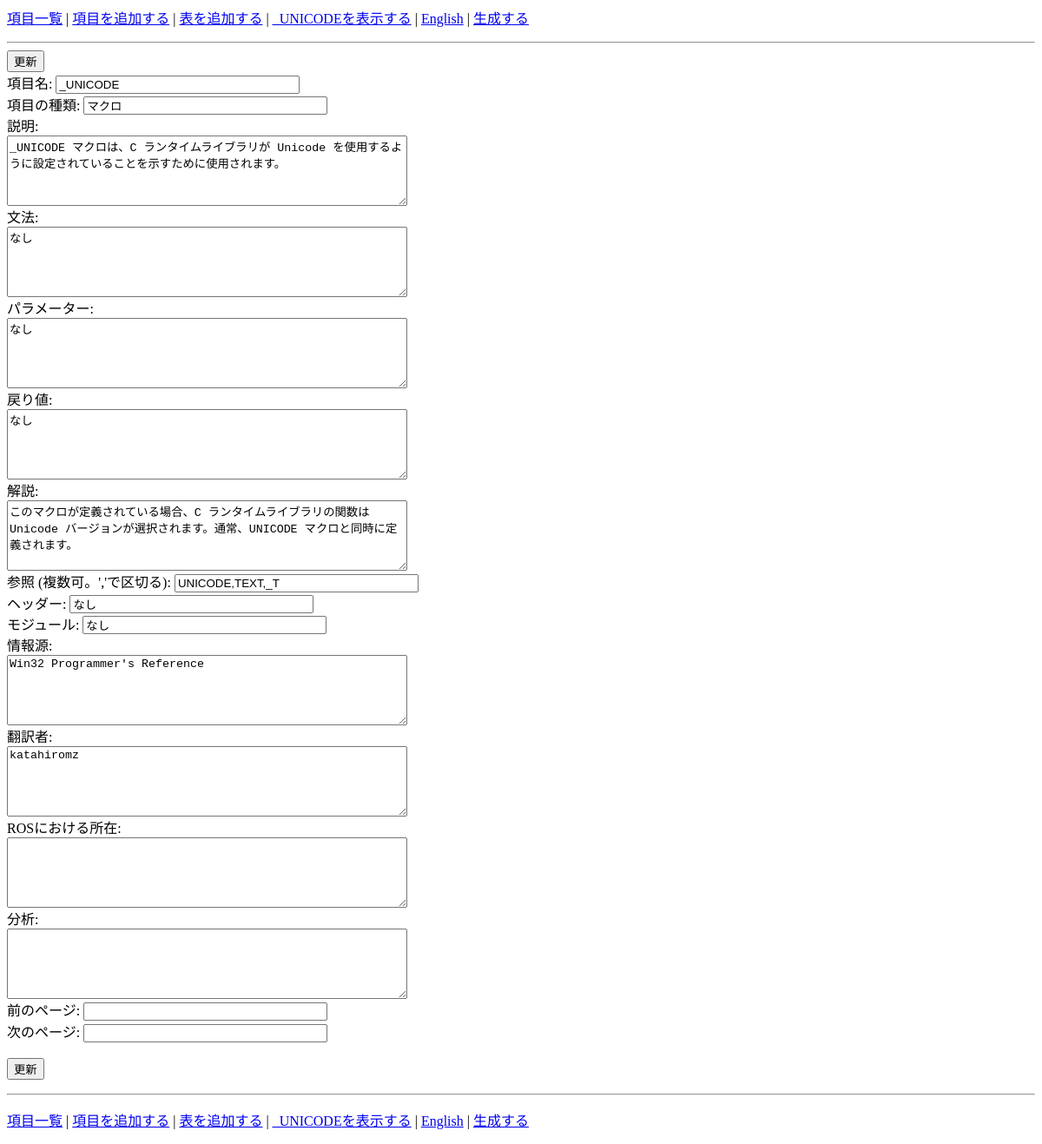
The page /edit_entry.php?entry_name=_UNICODE on the database as committed earlier.
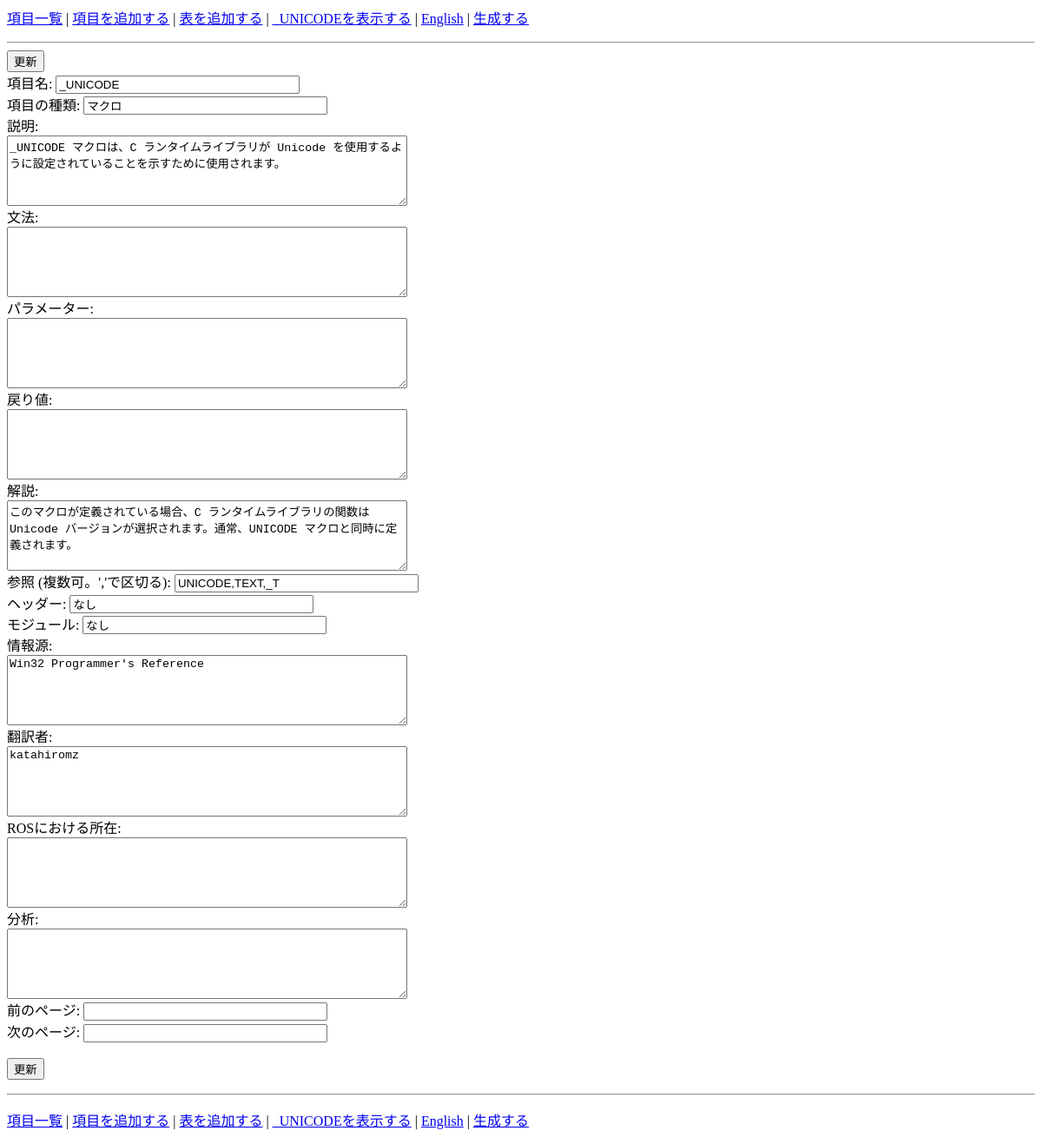
The same page on the database as committed later.
### tables this page shows
CREATE TABLE `entries` (
  `entry_name` varchar(60) NOT NULL,
  `entry_type` varchar(32) NOT NULL,
  `description` varchar(8192) DEFAULT NULL,
  `syntax` varchar(2048) DEFAULT NULL,
  `parameters` varchar(2048) DEFAULT NULL,
  `return_value` varchar(1024) DEFAULT NULL,
  `remarks` varchar(4096) DEFAULT NULL,
  `see_also` varchar(2048) DEFAULT NULL,
  `added_time` timestamp NOT NULL DEFAULT current_timestamp(),
  `modified_time` timestamp NOT NULL DEFAULT current_timestamp(),
  `header` varchar(128) DEFAULT NULL,
  `modules` varchar(128) DEFAULT NULL,
  `sources` varchar(256) DEFAULT NULL,
  `translators` varchar(128) DEFAULT NULL,
  `ros_location` varchar(256) DEFAULT NULL,
  `analysis` varchar(512) DEFAULT NULL,
  `prev_page` varchar(64) NOT NULL,
  `next_page` varchar(64) NOT NULL
);

### edit_entry.php (the view, shortened to what this page needs)
<?php
function get_field($name) {
	global $assoc;
	if (isset($assoc) && isset($assoc[$name])) {
		return htmlspecialchars($assoc[$name]);
	}
	return NULL;
}
$names = array(
	'entry_name',
	'entry_type',
	'description',
	'syntax',
	'parameters',
	'return_value',
	'remarks',
	'see_also',
	'header',
	'modules',
	'sources',
	'translators',
	'ros_location',
	'analysis',
	'prev_page',
	'next_page'
);
if (isset($_POST["tepo"]) && $_POST["tepo"] == "don") {
	$values = get_values($names);
	$mysqli = new mysqli("localhost", "root");
	if ($mysqli) {
		$mysqli->set_charset("utf8");
		$mysqli->select_db(constant('DB_NAME'));
		$q = "UPDATE entries SET ";
		$assoc = array();
		$i = 0;
		foreach ($values as $key => $value) {
			if ($i != 0) {
				$q .= ", ";
			}
			$q .= $key;
			$q .= "='";
			$q .= $mysqli->real_escape_string($value);
			$q .= "'";
			$assoc[$key] = $value;
			$i++;
		}
		$q .= "WHERE entry_name='";
		$q .= $mysqli->real_escape_string($_GET["entry_name"]);
		$q .= "'";
		if ($mysqli->query($q)) {
			echo "更新されました。";
		} else {
			echo $mysqli->error;
		}
		$mysqli->close();
	} else {
		echo "cannot connect";
	}
} else {
	$mysqli = new mysqli("localhost", "root");
	if ($mysqli) {
		$mysqli->set_charset("utf8");
		$mysqli->select_db(constant('DB_NAME'));
		$q = "SELECT ";
		$i = 0;
		foreach ($names as $name) {
			if ($i != 0) {
				$q .= ", ";
			}
			$q .= $name;
			$i++;
		}
		$q .= " FROM entries ";
		$q .= "WHERE entry_name='";
		$q .= $mysqli->real_escape_string($_GET["entry_name"]);
		$q .= "'";
		$result = $mysqli->query($q);
		if ($result) {
			$assoc = $result->fetch_array(MYSQLI_ASSOC);
		} else {
			echo $mysqli->error;
		}
	} else {
		echo "cannot connect";
	}
}
?><html><head>
</head>
<body>
<p>
	<a href="entries.php">項目一覧</a> |
	<a href="add_entry.php">項目を追加する</a> |
	<a href="add_table.php">表を追加する</a> |
	<a href="show_entry.php?entry_name=<?= $_GET["entry_name"] ?>"><?= $_GET["entry_name"] ?>を表示する</a> |
	<a href="../en/edit_entry.php?entry_name=<?= $_GET["entry_name"] ?>">English</a> |
	<a href="generate.php">生成する</a>
</p>
<hr />
<form method="POST">
<input type="submit" value="更新" />
<br />
項目名: <input type="text" size="32" name="entry_name" value="<?= get_field("entry_name");?>" /><br />
項目の種類: <input type="text" size="32" name="entry_type" value="<?= get_field("entry_type");?>" /><br />
説明:<br />
<textarea rows="5" cols="55" name="description"><?= get_field("description");?></textarea><br />
文法:<br />
<textarea rows="5" cols="55" name="syntax"><?= get_field("syntax");?></textarea><br />
パラメーター:<br />
<textarea rows="5" cols="55" name="parameters"><?= get_field("parameters");?></textarea><br />
戻り値:<br />
<textarea rows="5" cols="55" name="return_value"><?= get_field("return_value");?></textarea><br />
解説:<br />
<textarea rows="5" cols="55" name="remarks"><?= get_field("remarks");?></textarea><br />
参照 (複数可。','で区切る): <input type="text" size="32" name="see_also" value="<?= get_field("see_also");?>" /><br />
ヘッダー: <input type="text" size="32" name="header" value="<?= get_field("header");?>" /><br />
モジュール: <input type="text" size="32" name="modules" value="<?= get_field("modules");?>" /><br />
情報源:<br />
<textarea rows="5" cols="55" name="sources"><?= get_field("sources");?></textarea><br />
翻訳者:<br />
<textarea rows="5" cols="55" name="translators"><?= get_field("translators");?></textarea><br />
ROSにおける所在:<br />
<textarea rows="5" cols="55" name="ros_location"><?= get_field("ros_location");?></textarea><br />
分析:<br />
<textarea rows="5" cols="55" name="analysis"><?= get_field("analysis");?></textarea><br />
前のページ: <input type="text" size="32" name="prev_page" value="<?= get_field("prev_page");?>" /><br />
次のページ: <input type="text" size="32" name="next_page" value="<?= get_field("next_page");?>" /><br />
<br />
<input type="submit" value="更新" />
</form>
<hr />
<p>
	<a href="entries.php">項目一覧</a> |
	<a href="add_entry.php">項目を追加する</a> |
	<a href="add_table.php">表を追加する</a> |
	<a href="show_entry.php?entry_name=<?= $_GET["entry_name"] ?>"><?= $_GET["entry_name"] ?>を表示する</a> |
	<a href="../en/edit_entry.php?entry_name=<?= $_GET["entry_name"] ?>">English</a> |
	<a href="generate.php">生成する</a>
</p>
</body></html>

Rows that differ between the two databases and show on the page:
changed entries "_UNICODE": syntax "なし" → (not shown); parameters "なし" → (not shown); return_value "なし" → (not shown)
